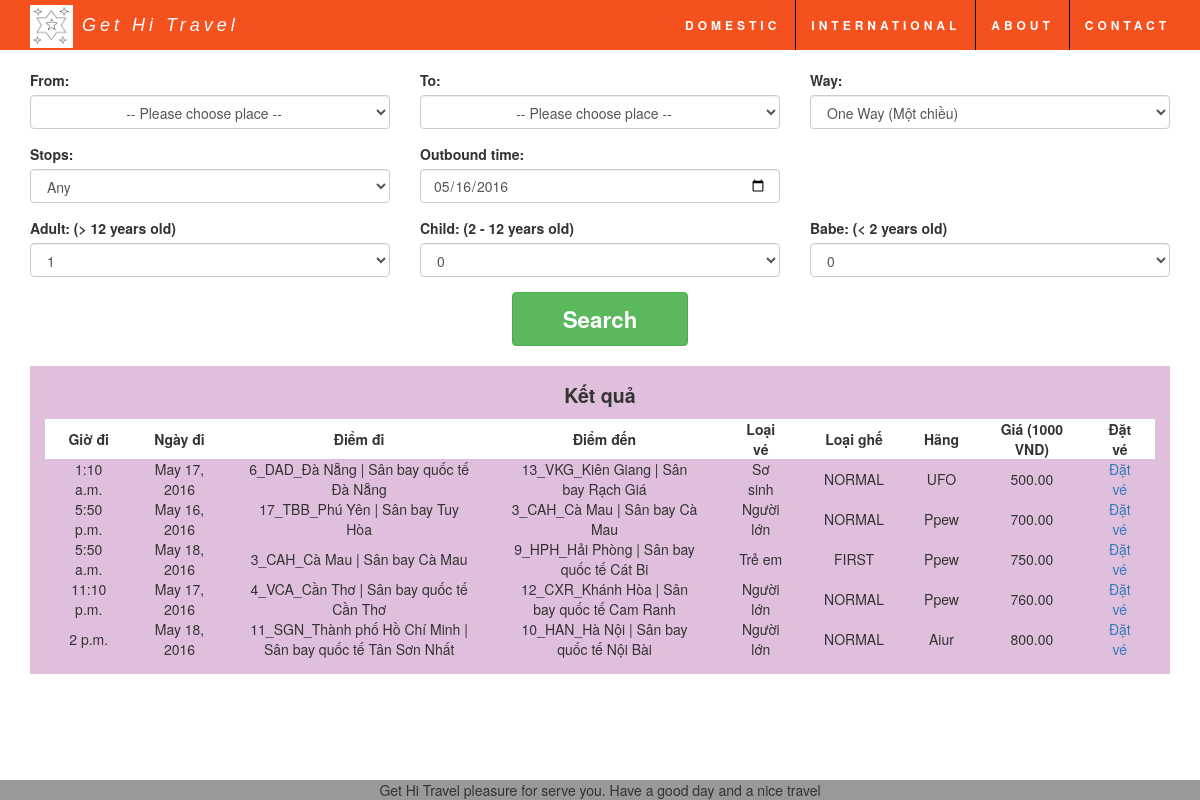
/demo/, run on an earlier commit of the app's database.
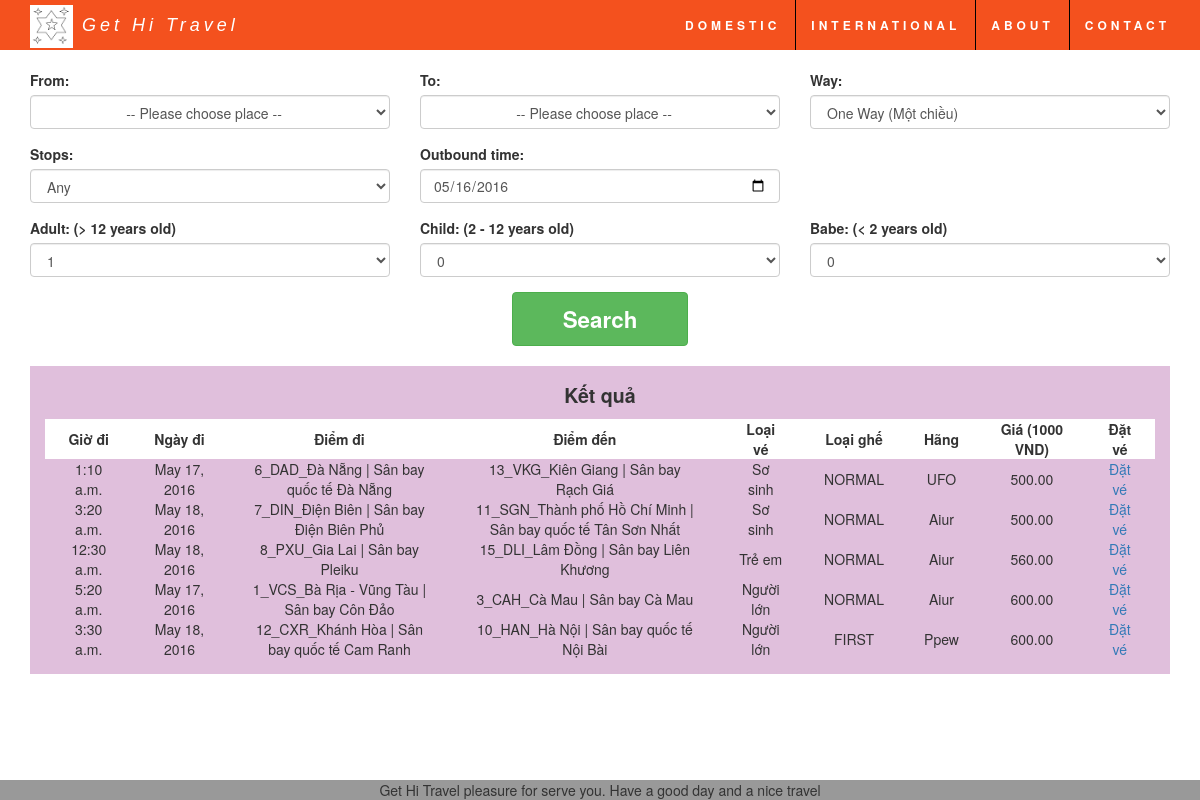
And on a later commit of the database.
### demo/models.py (models this page shows, shortened)
class Ticket(models.Model):
    departure_port = models.ForeignKey(
        Airport,
        to_field='code',
        db_column="departure_port",
        on_delete=models.CASCADE,
        related_name='dep_code',
        related_query_name='depart'
    )
    arrival_port = models.ForeignKey(
        Airport,
        to_field='code',
        db_column='arrival_port',
        on_delete=models.CASCADE,
        related_name='arr_code',
        related_query_name='arrival'
    )
    departure_time = models.DateTimeField(null=True, blank=True)
    arrival_time = models.DateTimeField(null=True, blank=True)
    price = models.DecimalField(default=0.0, decimal_places=2, max_digits=10)
    ticket_type = models.CharField(max_length=25, default='Normal')
    sit_class = models.CharField(max_length=20, default='Trevaler')
    carrier = models.CharField(max_length=5, default='Aiur')
    date_created = models.DateTimeField(default=timezone.now)

class Airport(models.Model):
    code = models.CharField(max_length=5, unique=True)
    name = models.CharField(max_length=60)
    is_del = models.BooleanField(default=False)
    def __str__(self):
        return str(self.id) + '_' + self.code + '_' + self.name

### demo/views.py (the view)
def domestic(request):
    ticket_list = Ticket.objects.order_by('price')[:5]
    template = loader.get_template('demo/index.html')
    context = {
        'item_list': ticket_list,
    }
    return HttpResponse(template.render(context, request))

### demo/templatetags/get2_extras.py (called while the page is built)
@register.filter(name='ticket_type')
def cut(value):
    if value == 'ADU':
        return 'Người lớn'
    elif value == 'CHI':
        return 'Trẻ em'
    elif value == 'SEN':
        return 'Sơ sinh'

### demo/templates/demo/index.html (shortened to what this page needs)
<!DOCTYPE html>
{% load get2_extras %}
<html lang="en">
<head>
    <link rel="stylesheet" href="http://maxcdn.bootstrapcdn.com/bootstrap/3.3.6/css/bootstrap.min.css">
    <link rel="stylesheet" href="https://maxcdn.bootstrapcdn.com/font-awesome/4.6.1/css/font-awesome.min.css">
    <link rel="stylesheet" type="text/css" href="../../static/demo/style.css">
</head>
<body>
<header>
    <nav class="navbar navbar-default navbar-fixed-top">
        <div class="container">
            <div class="navbar-header">
                <a class="navbar-brand" href="#">
                    <img src="../../static/demo/images/can.png" alt="logo hình lá cần">
                    <span class="span-header-for-middle">Get Hi Travel</span>
                </a>
            </div>
            <div class="collapse navbar-collapse" id="myNavbar">
                <ul class="nav navbar-nav navbar-right text-uppercase my-nav-text-style">
                    <li><a id="a-domistic-page" href="javascript:void(0)">Domestic</a></li>
                    <li><a id="a-internal-page" href="javascript:void(0)">International</a></li>
                    <li><a id="a-about-page" href="javascript:void(0)">About</a></li>
                    <li><a id="a-contact-page" href="javascript:void(0)">Contact</a></li>
                </ul>
            </div>
        </div>
    </nav>
</header>
<div class="container main">
    <form id="myForm">
        <div class="row">
            <div class="form-group col-xs-12 col-sm-4 col-md-4 col-lg-4">
                <label class="control-label" for="from">From:</label>
                <select name="departure_port" id="from" class="form-control">
                    <option class="pickFlightStart" value="" style="text-align: center">-- Please choose place --</option>
                </select>
            </div>
            <div class="form-group col-xs-12 col-sm-4 col-md-4 col-lg-4">
                <label class="control-label" for="to">To:</label>
                <select name="arrival_port" id="to" class="form-control">
                    <option class="pickFlightStart" value="" style="text-align: center">-- Please choose place --</option>
                </select>
            </div>
            <div class="form-group col-xs-12 col-sm-4 col-md-4 col-lg-4" id="div-way">
                <label class="control-label" for="way">Way:</label>
                <select class="form-control" id="way" name="way" onchange="rt_show()">
                    <option value="1">One Way (Một chiều)</option>
                </select>
            </div>
            <div class="form-group col-xs-12 col-sm-4 col-md-4 col-lg-4">
                <label class="control-label" for="stops">Stops:</label>
                <select class="form-control" id="stops" name="stops">
                    <option value="0">Any</option>
                </select>
            </div>
            <div class="form-group col-xs-12 col-sm-4 col-md-4 col-lg-4">
                <label class="control-label" for="outbound">Outbound time:</label>
                <input type="date" class="form-control" id="outbound" name="goday" placeholder="Date...">
            </div>
            <div class="form-group col-xs-12 col-sm-4 col-md-4 col-lg-4">
                <label class="control-label" for="adult">Adult: (> 12 years old)</label>
                <select class="form-control" id="adult" name="adult">
                    <option value="1">1</option>
                </select>
            </div>
            <div class="form-group col-xs-12 col-sm-4 col-md-4 col-lg-4">
                <label class="control-label" for="child">Child: (2 - 12 years old)</label>
                <select class="form-control" id="child" name="child">
                    <option value="0">0</option>
                </select>
            </div>
            <div class="form-group col-xs-12 col-sm-4 col-md-4 col-lg-4">
                <label class="control-label" for="babe">Babe: (< 2 years old)</label>
                <select class="form-control" id="babe" name="babe">
                    <option value="0">0</option>
                </select>
            </div>
        </div>
        <div class="row center-block text-center">
            <button type="submit" class="btn btn-success btn-my-search-style" id="search" name="search">Search</button>
        </div>
    </form>
    <div id="result">
        {% if item_list %}
        <p class="rs-title">Kết quả</p>
        <div class="rs-div-group">
            <div class="rs-div-result">
                <table class="ticket-list-table">
                    <tr class="tr-tik-header">
                        <th class="th-time-go">Giờ đi</th>
                        <th class="th-day-go">Ngày đi</th>
                        <th class="th-dep">Điểm đi</th>
                        <th class="th-des">Điểm đến</th>
                        <th class="th-ticket-type">Loại vé</th>
                        <th class="th-sit-type">Loại ghế</th>
                        <th class="th-carrier">Hãng</th>
                        <th class="price">Giá (1000 VND)</th>
                        <th class="th-place">Đặt vé</th>
                    </tr>
                    {% for ticket in item_list %}
                    <tr class="tr-tik">
                        <td>{{ ticket.departure_time.time }}</td>
                        <td>{{ ticket.departure_time.date }}</td>
                        <td>{{ ticket.departure_port }}</td>
                        <td>{{ ticket.arrival_port }}</td>
                        <td>{{ ticket.ticket_type|ticket_type}}</td>
                        <td>{{ ticket.sit_class}}</td>
                        <td>{{ ticket.carrier }}</td>
                        <td>{{ ticket.price}}</td>
                        <td><a href="javascript:void(0)">Đặt vé</a></td>
                    {% endfor %}
                </tr>
                </table>
            </div>
        </div>
        {% else %}
        <p>Hãy bắt đầu tìm kiếm để có được kết quả</p>
        {% endif %}
    </div>
</div>
<footer class="container-fluid text-center footer-my-style">
    <p>Get Hi Travel pleasure for serve you. Have a good day and a nice travel</p>
</footer>
</body>
</html>

### demo/static/demo/style.css (style rules this page uses)
.navbar { margin-bottom: 0; background-color: #f4511e; z-index: 9999; border: 0; font-size: 12px !important; line-height: 1.42857143 !important; letter-spacing: 4px; border-radius: 0; }
.navbar li:nth-child(n+2) { border-left: solid 1px #000000; }
.navbar li a, .navbar .navbar-brand { color: #fff !important; }
.navbar-brand img { position: relative; display: inline; height: 43px; top: -10px; }
.main { margin-top: 70px; }
.span-header-for-middle { vertical-align: top; font-style: italic; font-family: sans-serif; }
.my-nav-text-style { font-weight: bolder; }
.btn-my-search-style { padding-left: 50px; padding-right: 50px; padding-top: 10px; padding-bottom: 10px; font-weight: bolder; font-size: 1.6em; }
.footer-my-style { position: fixed; bottom: 0px; width: 100%; background-color: #999999; }
.footer-my-style p { margin-bottom: 0px; }
#result { margin-top: 20px; background-color: #E0BFDC; padding: 15px; }
#result .rs-title { text-align: center; font-weight: bold; font-size: 1.4em; }
.ticket-list-table { margin-left: auto; margin-right: auto; width: 100%; }
.tr-tik-header { background-color: white; }
.ticket-list-table th,td { text-align: center; }
.ticket-list-table th,td { padding-left: 20px; padding-right: 20px; }
.tr-tik { margin-bottom: 3px; margin-top: 3px; }

What changed in the data, as far as the page shows it:
no longer on this page (row unchanged): Ticket: departure_time.time "5:50 p.m.", departure_time "May 16, 2016", departure_port "17_TBB_Phú Yên | Sân bay Tuy Hòa", arrival_port "3_CAH_Cà Mau | Sân bay Cà Mau", ticket_type|ticket_type "Người lớn", sit_class "NORMAL", carrier "Ppew", price "700.00"
no longer on this page (row unchanged): Ticket: departure_time.time "5:50 a.m.", departure_time "May 18, 2016", departure_port "3_CAH_Cà Mau | Sân bay Cà Mau", arrival_port "9_HPH_Hải Phòng | Sân bay quốc tế Cát Bi", ticket_type|ticket_type "Trẻ em", sit_class "FIRST", carrier "Ppew", price "750.00"
no longer on this page (row unchanged): Ticket: departure_time.time "11:10 p.m.", departure_time "May 17, 2016", departure_port "4_VCA_Cần Thơ | Sân bay quốc tế Cần Thơ", arrival_port "12_CXR_Khánh Hòa | Sân bay quốc tế Cam Ranh", ticket_type|ticket_type "Người lớn", sit_class "NORMAL", carrier "Ppew", price "760.00"
no longer on this page (row unchanged): Ticket: departure_time.time "2 p.m.", departure_time "May 18, 2016", departure_port "11_SGN_Thành phố Hồ Chí Minh | Sân bay quốc tế Tân Sơn Nhất", arrival_port "10_HAN_Hà Nội | Sân bay quốc tế Nội Bài", ticket_type|ticket_type "Người lớn", sit_class "NORMAL", carrier "Aiur", price "800.00"
added Ticket: departure_time.time "3:20 a.m.", departure_time "May 18, 2016", departure_port "7_DIN_Điện Biên | Sân bay Điện Biên Phủ", arrival_port "11_SGN_Thành phố Hồ Chí Minh | Sân bay quốc tế Tân Sơn Nhất", ticket_type|ticket_type "Sơ sinh", sit_class "NORMAL", carrier "Aiur", price "500.00"
added Ticket: departure_time.time "12:30 a.m.", departure_time "May 18, 2016", departure_port "8_PXU_Gia Lai | Sân bay Pleiku", arrival_port "15_DLI_Lâm Đồng | Sân bay Liên Khương", ticket_type|ticket_type "Trẻ em", sit_class "NORMAL", carrier "Aiur", price "560.00"
added Ticket: departure_time.time "5:20 a.m.", departure_time "May 17, 2016", departure_port "1_VCS_Bà Rịa - Vũng Tàu | Sân bay Côn Đảo", arrival_port "3_CAH_Cà Mau | Sân bay Cà Mau", ticket_type|ticket_type "Người lớn", sit_class "NORMAL", carrier "Aiur", price "600.00"
added Ticket: departure_time.time "3:30 a.m.", departure_time "May 18, 2016", departure_port "12_CXR_Khánh Hòa | Sân bay quốc tế Cam Ranh", arrival_port "10_HAN_Hà Nội | Sân bay quốc tế Nội Bài", ticket_type|ticket_type "Người lớn", sit_class "FIRST", carrier "Ppew", price "600.00"
